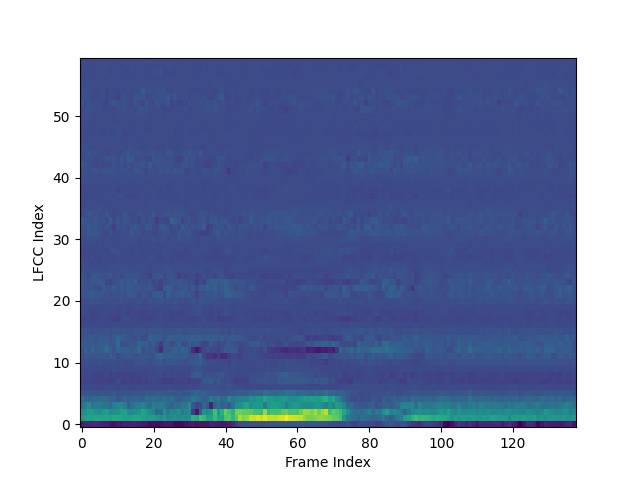

Source code (Python):
import librosa
from spafe.utils import vis
from spafe.features.lfcc import lfcc
import matplotlib
import matplotlib.pyplot as plt
def visualize_features(feats, ylabel, xlabel, cmap='viridis'):
    """
    visualize a matrix including the features coefficients. Each row corresponds
    to a frame.

    Args:
        feats  (array) : 2d array including the the features coefficients.
        ylabel   (str) : y-axis label.
        xlabel   (str) : x-axis label.
        cmap     (str) : matplotlib colormap to use.
    """
    plt.imshow(feats.T,
               origin='lower',
               aspect='auto',
               cmap=cmap,
               interpolation='nearest')
    plt.ylabel(ylabel)
    plt.xlabel(xlabel)
    plt.show()
    #plt.close()
    plt.savefig('lfcc.png')
    plt.close()
def spectogram(sig, fs):
    """
    visualize a the spectogram of the given mono signal.

    Args:
        sig (array) : a mono audio signal (Nx1) from which to compute features.
        fs    (int) : the sampling frequency of the signal we are working with.
    """
    plt.specgram(sig, NFFT=1024, Fs=fs)
    plt.ylabel("Frequency (kHz)")
    plt.xlabel("Time (s)")
    plt.show()
    plt.close()
# init input vars
num_ceps = 60
low_freq = 0
high_freq = 8000
nfilts = 60
nfft = 2205
dct_type = 2,
use_energy = False,
lifter = 5
normalize = False
    
# read wav 
#fs, sig = scipy.io.wavfile.read("test.wav")
sig, fs = librosa.load("E:\\data\\poco4\\wolf\\false\\0203_2-2-1_wolf.WAV")
# compute features
lfccs = lfcc(sig=sig,
             fs=fs,
             num_ceps=num_ceps,
             nfilts=nfilts,
             nfft=nfft,
             low_freq=low_freq,
             high_freq=high_freq,
             dct_type=dct_type,
             use_energy=use_energy,
             lifter=lifter,
             normalize=normalize)

# visualize spectogram
#spectogram(sig, fs)
# visualize features
visualize_features(lfccs, 'LFCC Index', 'Frame Index')

